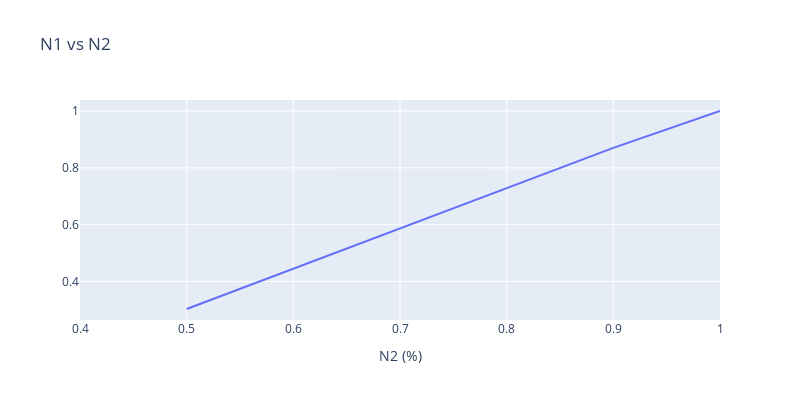
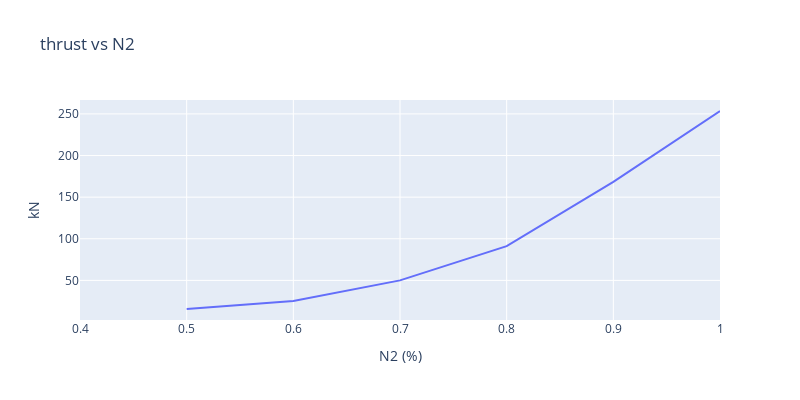
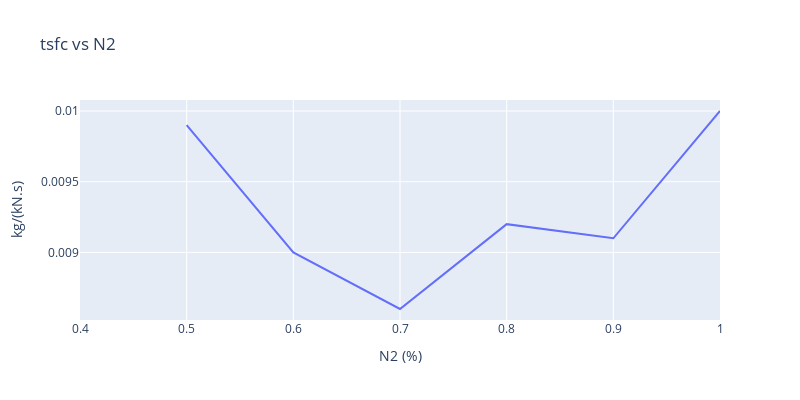
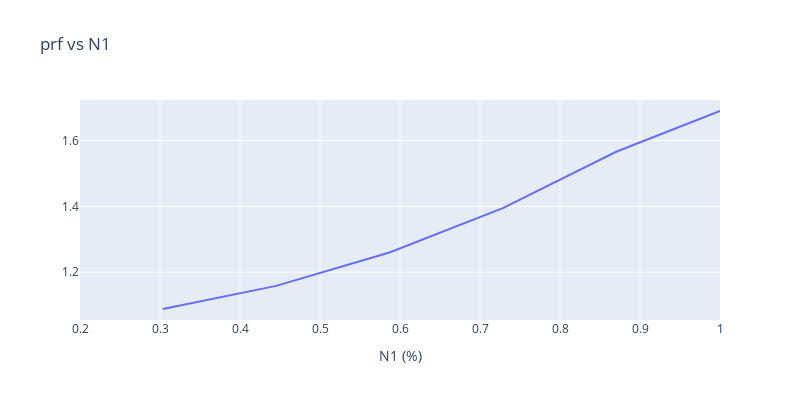

The notebook cell these images were saved under, in order:
### Code cell
var_and_unit = {
    "N1": "",
    "thrust": "kN",
    "tsfc": "kg/(kN.s)",
    "prf": "",
    "prc": "",
    "pr": "",
    "hot_air_flow": "kg/s",
    "u_core": "m/s",
    "t04": "K",
    "fuel_consumption": "kg/s",
    "bpr": "",
}
for variable, unit in var_and_unit.items():
    if variable in ["prf", "bpr"]:
        param = "N1"
        range_x = [0.2, 1.0]
    else:
        param = "N2"
        range_x = [0.4, 1.0]
    df = turbofan.get_values_by_changing_param(variable, param)
    px.line(
        df,
        x=param,
        y=variable,
        title=f"{variable} vs {param}",
        labels={param: f"{param} (%)", variable: unit},
        range_x=range_x,
        width=800,
        height=400,
    ).show()
    print(round(df.loc[5, variable] / df.loc[0, variable],2))

### Figure 1 — Plotly figure (JSON) as saved in the notebook; plotly's stock layout.template omitted (floating-point values rounded to 4 significant figures)
{"data": [{"hovertemplate": "N2 (%)=%{x}<br>=%{y}<extra></extra>", "legendgroup": "", "line": {"color": "#636efa", "dash": "solid"}, "marker": {"symbol": "circle"}, "mode": "lines", "name": "", "orientation": "v", "showlegend": false, "x": [0.5, 0.6, 0.7, 0.8, 0.9, 1.0], "xaxis": "x", "y": [0.3035, 0.4452, 0.5868, 0.7285, 0.8702, 1.0], "yaxis": "y", "type": "scatter"}], "layout": {"xaxis": {"anchor": "y", "domain": [0.0, 1.0], "title": {"text": "N2 (%)"}, "range": [0.4, 1.0]}, "yaxis": {"anchor": "x", "domain": [0.0, 1.0], "title": {"text": ""}}, "legend": {"tracegroupgap": 0}, "title": {"text": "N1 vs N2"}, "height": 400, "width": 800}}

### Figure 2 — Plotly figure (JSON) as saved in the notebook; plotly's stock layout.template omitted (floating-point values rounded to 4 significant figures)
{"data": [{"hovertemplate": "N2 (%)=%{x}<br>kN=%{y}<extra></extra>", "legendgroup": "", "line": {"color": "#636efa", "dash": "solid"}, "marker": {"symbol": "circle"}, "mode": "lines", "name": "", "orientation": "v", "showlegend": false, "x": [0.5, 0.6, 0.7, 0.8, 0.9, 1.0], "xaxis": "x", "y": [15.63, 25.16, 50.02, 91.09, 168.4, 253.5], "yaxis": "y", "type": "scatter"}], "layout": {"xaxis": {"anchor": "y", "domain": [0.0, 1.0], "title": {"text": "N2 (%)"}, "range": [0.4, 1.0]}, "yaxis": {"anchor": "x", "domain": [0.0, 1.0], "title": {"text": "kN"}}, "legend": {"tracegroupgap": 0}, "title": {"text": "thrust vs N2"}, "height": 400, "width": 800}}

### Figure 3 — Plotly figure (JSON) as saved in the notebook; plotly's stock layout.template omitted (floating-point values rounded to 4 significant figures)
{"data": [{"hovertemplate": "N2 (%)=%{x}<br>kg/(kN.s)=%{y}<extra></extra>", "legendgroup": "", "line": {"color": "#636efa", "dash": "solid"}, "marker": {"symbol": "circle"}, "mode": "lines", "name": "", "orientation": "v", "showlegend": false, "x": [0.5, 0.6, 0.7, 0.8, 0.9, 1.0], "xaxis": "x", "y": [0.0099, 0.009, 0.0086, 0.0092, 0.0091, 0.01], "yaxis": "y", "type": "scatter"}], "layout": {"xaxis": {"anchor": "y", "domain": [0.0, 1.0], "title": {"text": "N2 (%)"}, "range": [0.4, 1.0]}, "yaxis": {"anchor": "x", "domain": [0.0, 1.0], "title": {"text": "kg/(kN.s)"}}, "legend": {"tracegroupgap": 0}, "title": {"text": "tsfc vs N2"}, "height": 400, "width": 800}}

### Figure 4 — Plotly figure (JSON) as saved in the notebook; plotly's stock layout.template omitted (floating-point values rounded to 4 significant figures)
{"data": [{"hovertemplate": "N1 (%)=%{x}<br>=%{y}<extra></extra>", "legendgroup": "", "line": {"color": "#636efa", "dash": "solid"}, "marker": {"symbol": "circle"}, "mode": "lines", "name": "", "orientation": "v", "showlegend": false, "x": [0.3035, 0.4452, 0.5868, 0.7285, 0.8702, 1.0], "xaxis": "x", "y": [1.088, 1.158, 1.26, 1.395, 1.566, 1.69], "yaxis": "y", "type": "scatter"}], "layout": {"xaxis": {"anchor": "y", "domain": [0.0, 1.0], "title": {"text": "N1 (%)"}, "range": [0.2, 1.0]}, "yaxis": {"anchor": "x", "domain": [0.0, 1.0], "title": {"text": ""}}, "legend": {"tracegroupgap": 0}, "title": {"text": "prf vs N1"}, "height": 400, "width": 800}}
